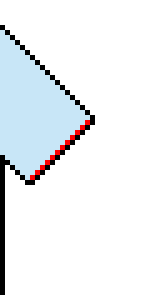
#> input picture kit_scraper/downloads/germany/2-bundesliga/1-fc-koln/2025/third-colours/Kit_right_arm.png, 31 x 59 px, found by its file name (shown 5 times larger)
$ jupyter execute --allow-errors 02_image_classification.ipynb
#> lines starting #> are read from the running program, lines starting #| are printed output that depends on the picture; after the words box and inside, x2 and y2 are one past the last pixel; in counts of white or black regions, pixels touching at a corner belong together
[cell 1]
import cv2
import numpy as np

def detect_dominant_colors(image_path, mask_path, k=3):
    # Load the image and the mask
    image = cv2.imread(image_path)
    mask = cv2.imread(mask_path, cv2.IMREAD_GRAYSCALE)  # Load mask as grayscale

    # Ensure the mask is binary (0 and 255 values)
    _, mask = cv2.threshold(mask, 127, 255, cv2.THRESH_BINARY)

    # Apply the mask to the image
    masked_image = cv2.bitwise_and(image, image, mask=mask)

    # Reshape the image to a 2D array of pixels (excluding masked areas)
    pixels = masked_image.reshape(-1, 3)

    # Remove black pixels (masked-out areas where RGB = [0, 0, 0])
    pixels = pixels[np.any(pixels != [0, 0, 0], axis=1)]

    # Convert pixels to float32 for KMeans input (required by OpenCV)
    pixels = np.float32(pixels)

    # Define criteria for K-means (iterations and accuracy)
    criteria = (cv2.TERM_CRITERIA_EPS + cv2.TERM_CRITERIA_MAX_ITER, 100, 0.2)

    # Run KMeans clustering on the pixels
    _, labels, centers = cv2.kmeans(
        pixels, k, None, criteria, 10, cv2.KMEANS_RANDOM_CENTERS
    )

    # Convert the centers (dominant colors) back to integer type (RGB)
    dominant_colors = np.uint8(centers)

    return dominant_colors

# Example usage:
image_path = './downloads/Kit_left_arm_2.png'
mask_path = './downloads/Kit_left_arm_mask.png'  # Path to your mask image

#> (the rest of this cell did not finish here and is left out)

[cell 2]
from PIL import Image

def fill_in_background_color(file):
    # Define the new background color (R, G, B)
    background_color = (255,255,255)

    # Open the existing image
    existing_image = Image.open(file)

    # Get the size of the existing image
    width, height = existing_image.size

    # Create a new image with the same size and the background color
    background = Image.new('RGB', (width, height), background_color)

    # Paste the existing image onto the background
    # We use the alpha channel if the existing image has transparency
    background.paste(existing_image, (0, 0), existing_image.convert('RGBA'))

    # Save the new image
    background.save(file)

#> (the rest of this cell did not finish here and is left out)

[cell 3]
def detect_edges(image_path):
    # Load image in grayscale
    image = cv2.imread(image_path, cv2.IMREAD_GRAYSCALE)

    # Apply Gaussian blur to reduce noise
    blurred_image = cv2.GaussianBlur(image, (5, 5), 0)

    # Perform Canny edge detection
    edges = cv2.Canny(blurred_image, 100, 200)

    return edges

# Example usage
#> (the rest of this cell did not finish here and is left out)

[cell 4]
import cv2
import numpy as np

def process_image_white_to_black_transparent_to_white(image_path, save_path):
    # Load the image
#> called with image_path = './downloads/Kit_right_arm.png', save_path = './downloads/Kit_right_arm_mask.png'
    image = cv2.imread(image_path, cv2.IMREAD_UNCHANGED)  # Load with alpha channel if exists
#> image is the input picture: shape (59, 31, 3); mean B, G, R 243, 240.2, 237.1

    # Check if image has 4 channels (RGBA)
    if image.shape[2] == 4:
        # Split into BGR and Alpha channels
        bgr_image = image[:, :, :3]  # BGR part of the image
        alpha_channel = image[:, :, 3]  # Alpha channel

        # Create a mask for fully transparent pixels (alpha == 0)
        transparent_mask = alpha_channel == 0

        # Set transparent pixels to white in the BGR image
        bgr_image[transparent_mask] = [255, 255, 255]

        # Now check for white pixels in the BGR image (RGB [255, 255, 255])
        white_mask = np.all(bgr_image == [255, 255, 255], axis=-1)

        # Set white pixels to black (RGB [0, 0, 0])
        bgr_image[white_mask] = [0, 0, 0]

        # Merge the processed BGR image with the original alpha channel (if needed)
        final_image = np.dstack((bgr_image, alpha_channel))

    else:
        # If there is no alpha channel, treat it as a simple BGR image
        bgr_image = image

        # Find white pixels in the BGR image (RGB [255, 255, 255])
        white_mask = np.all(bgr_image == [255, 255, 255], axis=-1)
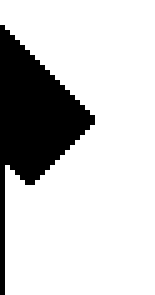
#> white_mask: shape (59, 31) bool (shown 5 times larger); 79.7% white; 1 black region, box (x1, y1, x2, y2) and area: (0, 5, 19, 59) 371

        # Set white pixels to black (RGB [0, 0, 0])
        bgr_image[white_mask] = [0, 0, 0]
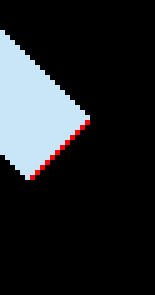
#> bgr_image: shape (59, 31, 3) (shown 5 times larger); mean B, G, R 39.7, 37, 33.8

        # Set the image to white where no alpha (if no transparency is involved, this step is skipped)
        final_image = bgr_image

    # Save the processed image
    cv2.imwrite(save_path, final_image)

    return final_image

# Example usage:
image_path = './downloads/Kit_right_arm.png'
save_path = './downloads/Kit_right_arm_mask.png'

processed_image = process_image_white_to_black_transparent_to_white(image_path, save_path)
